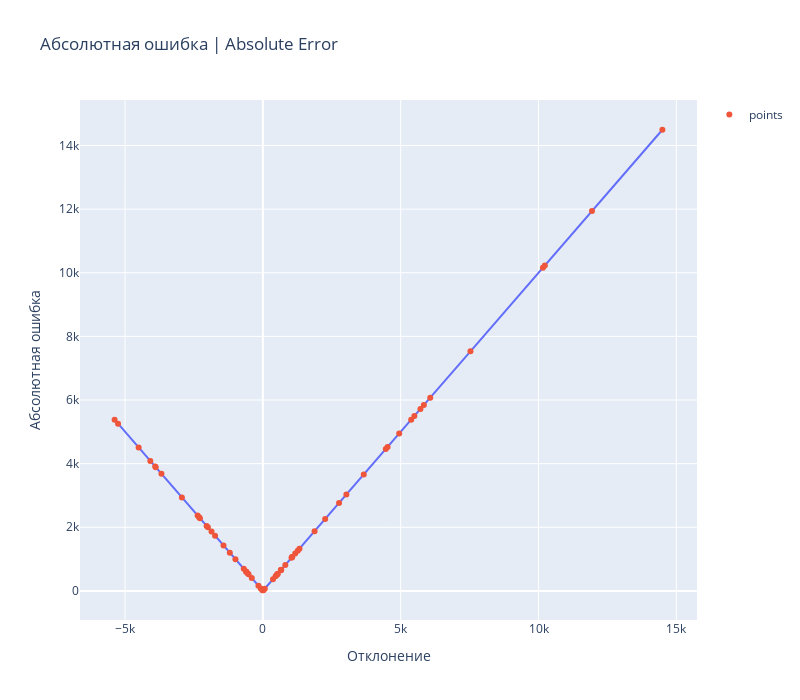

The notebook cell this image was saved under:
### Markdown cell above
## Средняя абсолютная ошибка | Mean Absolute Error | MAE
На самом деле ммы уже встречались с данной метрикой в самом начале, когда высчитывали абсолютные отклнения. $MAE$ показывает, насколько в среднем предсказанные значения отклоняются от фактических по модулю.

$$
MAE = \frac{1}{n}\sum_{i=1}^{n} |y_i - \hat{y}_i|
$$

Так как теперь отклонения не возводятся в квадрат, то штраф за ошибку линейный - 1:1. Давай взглянем на вид функциональной зависимсоти ошибки:

### Code cell
fig = px.line(
    metrics_results,
    x="error",
    y="error_abs",
    title="Mean Absolute Error",
    labels={"error": "Отклонение", "error_abs": "Абсолютная ошибка"}
)

fig.add_scatter(
    x=metrics_results["error"], y=metrics_results["error_abs"], mode="markers", name="points"
)

fig.update_layout(
    height=700, width=800,
    title_text="Абсолютная ошибка | Absolute Error",
    showlegend=True
)

### Figure 1 — Plotly figure (JSON) as saved in the notebook; plotly's stock layout.template omitted (floating-point values rounded to 4 significant figures)
{"data": [{"hovertemplate": "Отклонение=%{x}<br>Абсолютная ошибка=%{y}<extra></extra>", "legendgroup": "", "line": {"color": "#636efa", "dash": "solid"}, "marker": {"symbol": "circle"}, "mode": "lines", "name": "", "orientation": "v", "showlegend": false, "type": "scatter", "x": [-5381.0, -5256.0, -4508.0, -4084.0, -3906.0, -3890.0, -3681.0, -2939.0, -2369.0, -2315.0, -2285.0, -2043.0, -1996.0, -1865.0, -1736.0, -1430.0, -1201.0, -996.5, -694.7, -611.3, -604.1, -555.4, -519.6, -403.3, -162.5, -75.79, -19.75, 19.76, 68.58, 366.7, 460.2, 499.4, 532.7, 532.7, 652.1, 653.4, 665.5, 813.5, 1038.0, 1062.0, 1065.0, 1171.0, 1264.0, 1327.0, 1876.0, 2259.0, 2764.0, 3029.0, 3660.0, 4458.0, 4524.0, 4946.0, 5380.0, 5496.0, 5716.0, 5839.0, 6072.0, 7531.0, 10160.0, 10230.0, 11940.0, 14500.0], "xaxis": "x", "y": [5381.0, 5256.0, 4508.0, 4084.0, 3906.0, 3890.0, 3681.0, 2939.0, 2369.0, 2315.0, 2285.0, 2043.0, 1996.0, 1865.0, 1736.0, 1430.0, 1201.0, 996.5, 694.7, 611.3, 604.1, 555.4, 519.6, 403.3, 162.5, 75.79, 19.75, 19.76, 68.58, 366.7, 460.2, 499.4, 532.7, 532.7, 652.1, 653.4, 665.5, 813.5, 1038.0, 1062.0, 1065.0, 1171.0, 1264.0, 1327.0, 1876.0, 2259.0, 2764.0, 3029.0, 3660.0, 4458.0, 4524.0, 4946.0, 5380.0, 5496.0, 5716.0, 5839.0, 6072.0, 7531.0, 10160.0, 10230.0, 11940.0, 14500.0], "yaxis": "y"}, {"mode": "markers", "name": "points", "type": "scatter", "x": [-5381.0, -5256.0, -4508.0, -4084.0, -3906.0, -3890.0, -3681.0, -2939.0, -2369.0, -2315.0, -2285.0, -2043.0, -1996.0, -1865.0, -1736.0, -1430.0, -1201.0, -996.5, -694.7, -611.3, -604.1, -555.4, -519.6, -403.3, -162.5, -75.79, -19.75, 19.76, 68.58, 366.7, 460.2, 499.4, 532.7, 532.7, 652.1, 653.4, 665.5, 813.5, 1038.0, 1062.0, 1065.0, 1171.0, 1264.0, 1327.0, 1876.0, 2259.0, 2764.0, 3029.0, 3660.0, 4458.0, 4524.0, 4946.0, 5380.0, 5496.0, 5716.0, 5839.0, 6072.0, 7531.0, 10160.0, 10230.0, 11940.0, 14500.0], "y": [5381.0, 5256.0, 4508.0, 4084.0, 3906.0, 3890.0, 3681.0, 2939.0, 2369.0, 2315.0, 2285.0, 2043.0, 1996.0, 1865.0, 1736.0, 1430.0, 1201.0, 996.5, 694.7, 611.3, 604.1, 555.4, 519.6, 403.3, 162.5, 75.79, 19.75, 19.76, 68.58, 366.7, 460.2, 499.4, 532.7, 532.7, 652.1, 653.4, 665.5, 813.5, 1038.0, 1062.0, 1065.0, 1171.0, 1264.0, 1327.0, 1876.0, 2259.0, 2764.0, 3029.0, 3660.0, 4458.0, 4524.0, 4946.0, 5380.0, 5496.0, 5716.0, 5839.0, 6072.0, 7531.0, 10160.0, 10230.0, 11940.0, 14500.0]}], "layout": {"height": 700, "legend": {"tracegroupgap": 0}, "showlegend": true, "title": {"text": "Абсолютная ошибка | Absolute Error"}, "width": 800, "xaxis": {"anchor": "y", "domain": [0, 1], "title": {"text": "Отклонение"}}, "yaxis": {"anchor": "x", "domain": [0, 1], "title": {"text": "Абсолютная ошибка"}}}}
